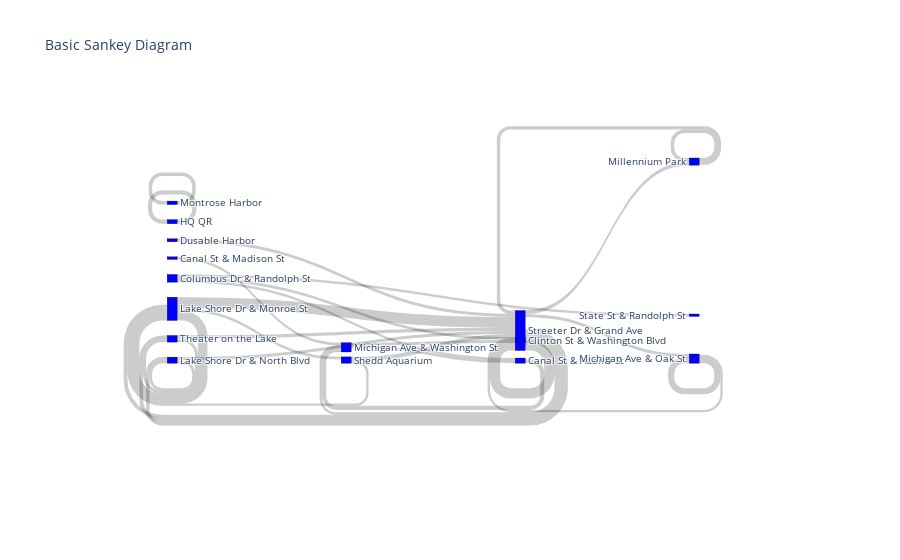

The notebook cell this image was saved under:
### Code cell
fig = go.Figure(data=[go.Sankey(
    arrangement = "snap",
    node = dict(
      pad = 15,
      thickness = 10,
      line = dict(color = "black", width = 0.3),
      label = labels,
      color = "blue"
    ),
    link = dict(source=source,
               target=target,
               value=top_edges['value']))])

fig.update_layout(title_text="Basic Sankey Diagram", font_size=10)
fig.show()

### Figure 1 — Plotly figure (JSON) as saved in the notebook; plotly's stock layout.template omitted (floating-point values rounded to 4 significant figures)
{"data": [{"arrangement": "snap", "link": {"source": [10, 13, 10, 14, 11, 3, 12, 13, 13, 13, 1, 15, 13, 15, 7, 13, 0, 5, 7, 4, 6, 0, 10, 4, 2, 8, 6, 6, 14, 12], "target": [13, 13, 10, 14, 11, 0, 13, 15, 10, 7, 1, 15, 4, 13, 13, 14, 8, 13, 7, 13, 8, 3, 12, 4, 0, 0, 3, 9, 13, 10], "value": [9872, 9262, 8720, 5540, 3765, 3657, 3638, 3386, 3378, 3309, 3183, 3119, 3087, 3075, 2840, 2796, 2780, 2752, 2693, 2603, 2553, 2460, 2440, 2422, 2403, 2275, 2222, 2203, 2122, 2091]}, "node": {"color": "blue", "label": ["Michigan Ave & Washington St", "Montrose Harbor", "Canal St & Madison St", "Canal St & Adams St", "Lake Shore Dr & North Blvd", "Dusable Harbor", "Columbus Dr & Randolph St", "Theater on the Lake", "Clinton St & Washington Blvd", "State St & Randolph St", "Lake Shore Dr & Monroe St", "HQ QR", "Shedd Aquarium", "Streeter Dr & Grand Ave", "Michigan Ave & Oak St", "Millennium Park"], "line": {"color": "black", "width": 0.3}, "pad": 15, "thickness": 10}, "type": "sankey"}], "layout": {"font": {"size": 10}, "title": {"text": "Basic Sankey Diagram"}}}
